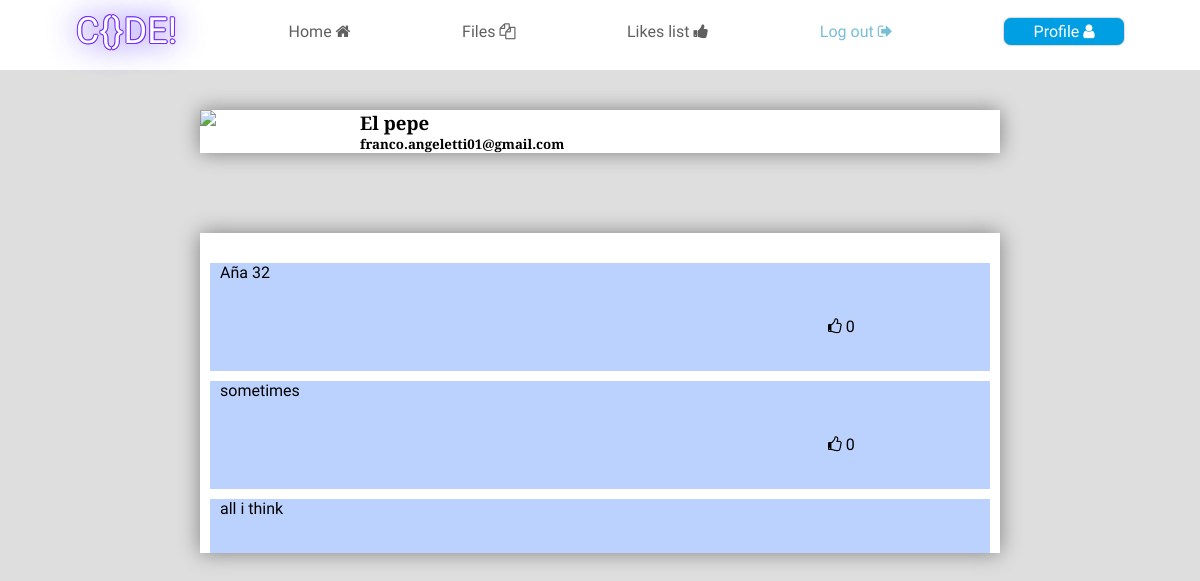
Screenshot of /profile (signed in) with the database file from the repository.
### pen/models.py (models this page shows)
class User(AbstractUser):
    def userValidations(self):
        if len(self.username) < 5 or len(self.username) > 36:
            return f"Username length incorrect! {self.username}"
        if len(self.password) < 6 or len(self.password) > 100:
            return f"Password length incorrect! {self.password}"
        if len(self.email) < 8 or len(self.email) > 320:
            return f"Email length incorrect! {self.email}"
        return True

class Code(models.Model):
    userFK = models.ForeignKey("User", on_delete=models.CASCADE, related_name="coder_FK")
    projectName = models.CharField(max_length=36, editable=True, blank=False)
    likesCount = models.IntegerField(default=0, editable=True, blank=False)
    code_HTML = models.TextField(editable=True, blank=True, default="")
    code_CSS = models.TextField(editable=True, blank=True, default="")
    code_JS = models.TextField(editable=True, blank=True, default="")
    isPublic = models.BooleanField(editable=True, default=True)

### pen/views.py (the view)
# urls.py: path("profile", views.profile, name="profile"),
@login_required(login_url="/login")
def profile(request):
    files = Code.objects.all().filter(userFK=request.user).order_by("id")
    likes = len(Likes.objects.all().filter(likerFK=request.user).filter(eliminated=False))
    return render(request, "pen/profile.html", {
        "filesArr":files,
        "userLikes":likes,
    })

### pen/templates/pen/profile.html (shortened to what this page needs)
{% extends "pen/layout.html" %}
{% load static %}
{% block body %}
<link rel="stylesheet" href="{% static  'pen/profile.css' %}">
<div id="mainHolder">
    <div>
        <div id="firstBlock">
            <div> <img src="https://icons.veryicon.com/png/o/miscellaneous/two-color-icon-library/user-286.png" /> </div>
            <div>
                <h3>{{ user.username }}</h3>
                <h5>{{ user.email }}</h5>
            </div>
        </div>
        <div id="secondBlock">
            <div>
                {% if filesArr %}
                    {% for i in filesArr %}
                    <div class="projectHold">
                        <span>{{ i.projectName }}</span>
                        <div></div><div></div>
                        <span><i class="fa fa-thumbs-o-up" aria-hidden="true"></i> {{ i.likesCount }}</span>
                    </div>
                    {% endfor %}
                    <br><span>See all of your <a href="{% url 'files' %}">files</a></span>
                {% else %}
                    <span>You don't have any file, <a href="{% url 'files' %}">make one</a></span>
                {% endif %}
            </div>
            <br><hr><br>
        </div>
    </div>
</div>
{% endblock %}

### pen/static/pen/layout.css (style rules this page uses)
* { padding: 0; margin: 0; font-family: 'Oswald', sans-serif; }
h1, h2, h3, h4, h5, h6 { font-family: 'Merriweather', serif; }

### pen/static/pen/profile.css (style rules this page uses)
#mainHolder { background: #dedede; height: calc(91vh + 8px); }
#mainHolder > div { display: flex; align-items: center; flex-direction: column; }
#firstBlock, #secondBlock { width: 800px; background: #fff; margin: 40px 0; box-shadow: 0 0 20px gray; }
#firstBlock { display: grid; grid-template-columns: 20% 80%; grid-template-rows: auto; }
#firstBlock img { width: 100%; }
#firstBlock div:nth-child(2) { display: flex; justify-content: space-evenly; flex-direction: column; }
#secondBlock { box-sizing: border-box; height: 40vh; padding: 20px 10px; overflow-y: scroll; overflow-x: hidden; text-overflow: clip; }
.projectHold { display: grid; grid-template-columns: 80% 20%; grid-template-rows: 54px 54px; padding: 0 10px; margin: 10px 0; background: #bbd2fe; }

### rows the page displays
User: username "El pepe", email "franco.angeletti01@gmail.com"
Code: projectName "Aña 32", likesCount "0"
Code: projectName "sometimes", likesCount "0"
Code: projectName "all i think"
